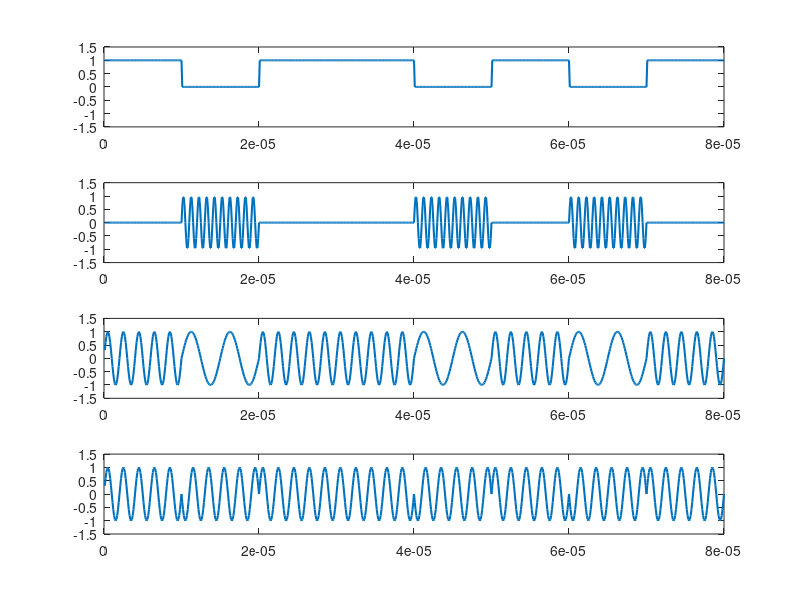

The MATLAB source for this figure:
clear;
close all;
clc;

data = [1 0 1 1 0 1 0 1];
bp = 0.00001;
bit = [];

for i=1:1:length(data)
    if data(i)==1
        se = ones(1,100);
    else
        se = zeros(1,100);
    end
    bit = [bit se];
end
t1 = bp/100:bp/100:bp*length(data);
subplot(4,1,1)
plot(t1,bit,'Linewidth',1.5);
axis([0,length(data)*bp,-1.5,1.5]);


%ASK
A1 = 0;
A2 = 1;
f  = 10/bp;
st = [];
t2 = bp/100:bp/100:bp;
for i=1:1:length(data)
    if data(i)==1
        y = A1*sin(2*pi*f*t2);
    else
        y = A2*sin(2*pi*f*t2);
    end
    st = [st y];
end
subplot(4,1,2)
plot(t1,st,'Linewidth',1.5);
axis([0,length(data)*bp,-1.5,1.5]);


%FSK
A = 1;
f1 = 5/bp;
f0 = 2/bp;
t2 = bp/100:bp/100:bp;
st = [];
for i=1:1:length(data)
    if data(i)==1
        y = A*sin(2*pi*f1*t2);
    else
        y = A*sin(2*pi*f0*t2);
    end
    st = [st y];
end
subplot(4,1,3);
plot(t1,st,'Linewidth',1.5);
axis([0,length(data)*bp,-1.5,1.5]);

%PSK
A = 1;
f = 5/bp;
t2 = bp/100:bp/100:bp;
st = [];
for i=1:1:length(data)
    if data(i)==1
        y =  A*sin(2*pi*f*t2);
    else
        y = -A*sin(2*pi*f*t2);
    end
    st = [st y];
end
subplot(4,1,4)
plot(t1,st,'Linewidth',1.5);
axis([0,length(data)*bp,-1.5,1.5]);

